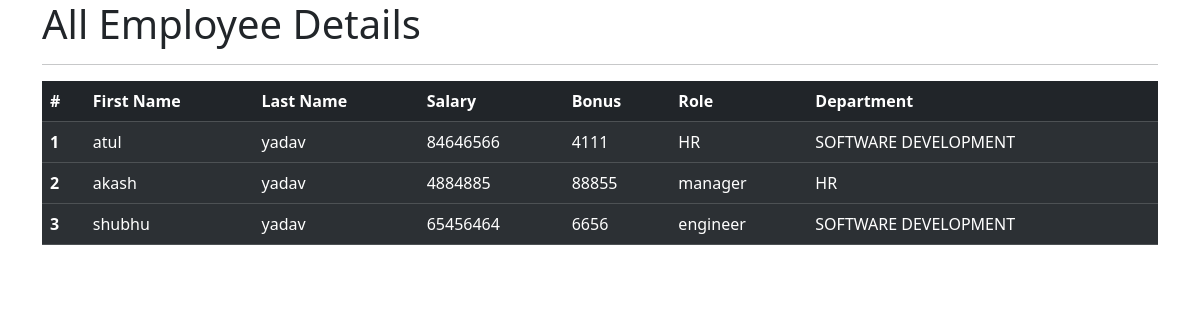
The app's page /all_emp with its own data.
### emp_app/models.py (models this page shows, shortened)
class Employee(models.Model):
    first_name=models.CharField(max_length=100,null=False)
    last_name=models.CharField(max_length=100,)
    dept=models.ForeignKey(Department,on_delete=models.CASCADE,db_constraint=False)
    salary=models.IntegerField(default=0)
    bonus=models.IntegerField(default=0)
    role=models.ForeignKey(Role,on_delete=models.CASCADE, db_constraint=False)
    phone=models.IntegerField(default=0)
    hire_date=models.DateField()
    def __str__(self):
        return "%s %s %s"%(self.first_name,self.last_name,self.phone)

class Role(models.Model):
    name= models.CharField(max_length=100, null=False)

class Department(models.Model):
    name=models.CharField(max_length=100,null=False)
    location=models.CharField(max_length=50)

### emp_app/views.py (the view)
# urls.py: path('all_emp',views.all_emp,name='all_emp'),
def all_emp(request):
    emps=Employee.objects.all()
    context={
        'emps':emps
    }
    print(context)
    return render(request,'view_all_emp.html',context)

### emp_app/templates/view_all_emp.html (shortened to what this page needs)
<!doctype html>
<html lang="en">
  <head>
    <link href="https://cdn.jsdelivr.net/npm/bootstrap@5.3.2/dist/css/bootstrap.min.css" rel="stylesheet">
  </head>
  <body>
    <div class="container">
        <h1>All Employee Details</h1>
        <hr>
        <table class="table table-dark table-striped">
            <thead>
              <tr>
                <th scope="col">#</th>
                <th scope="col">First Name</th>
                <th scope="col">Last Name</th>
                <th scope="col">Salary</th>
                <th scope="col">Bonus</th>
                <th scope="col">Role</th>
                <th scope="col">Department</th>
              </tr>
            </thead>
              {% for emp in emps %}
            <tbody>
              <tr>
                <th scope="row">{{emp.id}}</th>
                <td>{{emp.first_name}}</td>
                <td>{{emp.last_name}}</td>
                <td>{{emp.salary}}</td>
                <td>{{emp.bonus}}</td>
                <td>{{emp.role.name}}</td>
                <td>{{emp.dept.name}}</td>
              </tr>
            </tbody>
              {% endfor %}
          </table>
    </div>
  </body>
</html>

### records on screen
Employee: id "1", first_name "atul", last_name "yadav", salary "84646566", bonus "4111", role.name "HR", dept.name "SOFTWARE DEVELOPMENT"
Employee: id "2", first_name "akash", last_name "yadav", salary "4884885", bonus "88855", role.name "manager", dept.name "HR"
Employee: id "3", first_name "shubhu", last_name "yadav", salary "65456464", bonus "6656", role.name "engineer", dept.name "SOFTWARE DEVELOPMENT"
